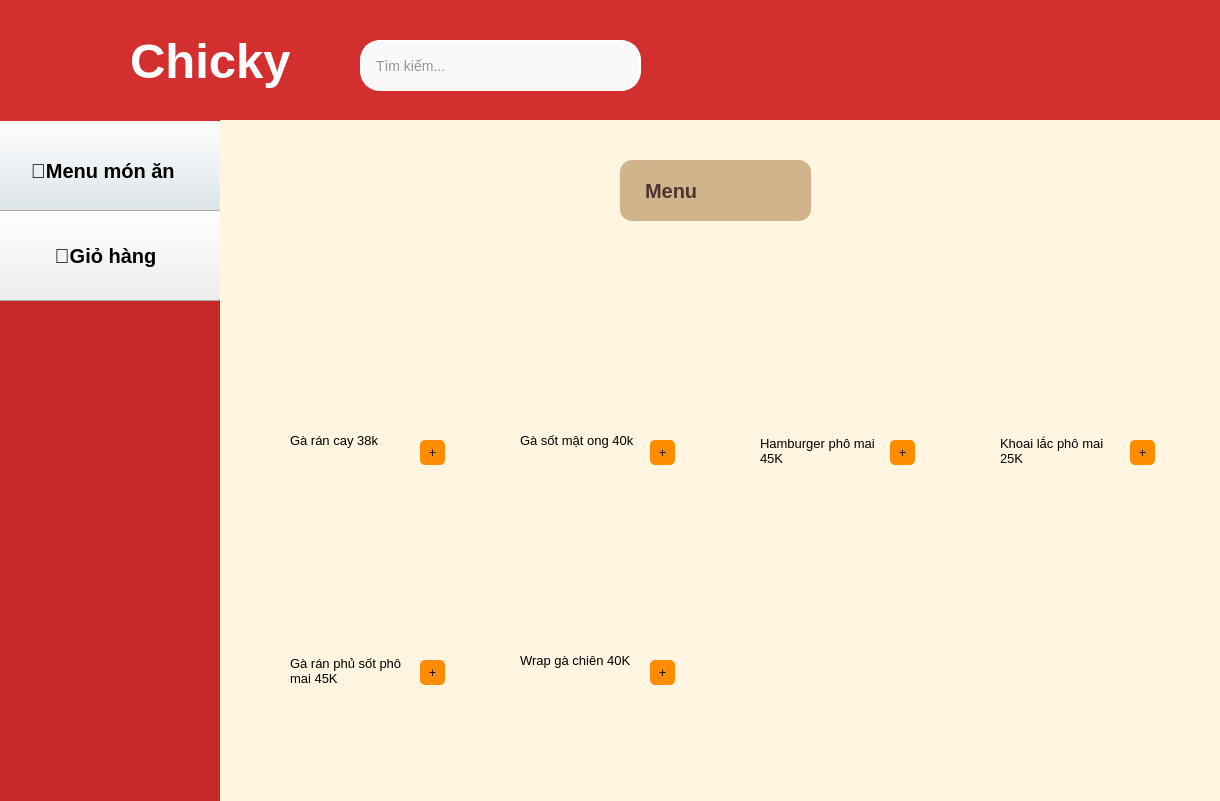
<?xml version="1.0" encoding="UTF-8"?>
<ui version="4.0">
 <class>Dialog</class>
 <widget class="QDialog" name="Dialog">
  <property name="geometry">
   <rect>
    <x>0</x>
    <y>0</y>
    <width>1220</width>
    <height>801</height>
   </rect>
  </property>
  <property name="windowTitle">
   <string>Dialog</string>
  </property>
  <widget class="QLabel" name="label_5">
   <property name="geometry">
    <rect>
     <x>0</x>
     <y>120</y>
     <width>221</width>
     <height>681</height>
    </rect>
   </property>
   <property name="font">
    <font>
     <pointsize>15</pointsize>
     <weight>75</weight>
     <bold>true</bold>
    </font>
   </property>
   <property name="styleSheet">
    <string notr="true">background-color: #C62828
</string>
   </property>
   <property name="text">
    <string/>
   </property>
  </widget>
  <widget class="QPushButton" name="mon_an">
   <property name="geometry">
    <rect>
     <x>-10</x>
     <y>120</y>
     <width>231</width>
     <height>101</height>
    </rect>
   </property>
   <property name="font">
    <font>
     <pointsize>15</pointsize>
     <weight>75</weight>
     <bold>true</bold>
    </font>
   </property>
   <property name="styleSheet">
    <string notr="true"/>
   </property>
   <property name="text">
    <string>🍰Menu món ăn </string>
   </property>
  </widget>
  <widget class="QPushButton" name="gio_hang">
   <property name="geometry">
    <rect>
     <x>-10</x>
     <y>210</y>
     <width>231</width>
     <height>91</height>
    </rect>
   </property>
   <property name="font">
    <font>
     <pointsize>15</pointsize>
     <weight>75</weight>
     <bold>true</bold>
    </font>
   </property>
   <property name="styleSheet">
    <string notr="true"/>
   </property>
   <property name="text">
    <string>🛒Giỏ hàng</string>
   </property>
  </widget>
  <widget class="QLabel" name="label_4">
   <property name="geometry">
    <rect>
     <x>30</x>
     <y>20</y>
     <width>91</width>
     <height>91</height>
    </rect>
   </property>
   <property name="styleSheet">
    <string notr="true">border-image: url(:/pic/logoss.png);</string>
   </property>
   <property name="text">
    <string/>
   </property>
  </widget>
  <widget class="QLineEdit" name="tim_kiem">
   <property name="geometry">
    <rect>
     <x>360</x>
     <y>40</y>
     <width>281</width>
     <height>51</height>
    </rect>
   </property>
   <property name="font">
    <font>
     <pointsize>-1</pointsize>
    </font>
   </property>
   <property name="styleSheet">
    <string notr="true">QLineEdit {
    border: 2px solid white;
    border-radius: 20px;
    padding: 6px 12px;
    background-color: #f9f9f9;
    font-size: 14px;
    color: #333;
}

QLineEdit:focus {
    border: 2px solid white;  /* vẫn là trắng khi focus */
}
</string>
   </property>
   <property name="text">
    <string/>
   </property>
   <property name="placeholderText">
    <string>Tìm kiếm...</string>
   </property>
  </widget>
  <widget class="QLabel" name="label_3">
   <property name="geometry">
    <rect>
     <x>130</x>
     <y>10</y>
     <width>211</width>
     <height>101</height>
    </rect>
   </property>
   <property name="font">
    <font>
     <pointsize>37</pointsize>
     <weight>75</weight>
     <bold>true</bold>
    </font>
   </property>
   <property name="styleSheet">
    <string notr="true">QLabel {
    color: white;
    background-color: transparent;  /* làm nền trong suốt nếu muốn */            /* tùy chỉnh cỡ chữ nếu cần */
    font-weight: bold;              /* chữ đậm */
}
</string>
   </property>
   <property name="text">
    <string>Chicky</string>
   </property>
  </widget>
  <widget class="QLabel" name="label_2">
   <property name="geometry">
    <rect>
     <x>0</x>
     <y>0</y>
     <width>1231</width>
     <height>121</height>
    </rect>
   </property>
   <property name="font">
    <font>
     <family>Microsoft YaHei UI</family>
     <pointsize>35</pointsize>
     <weight>75</weight>
     <bold>true</bold>
    </font>
   </property>
   <property name="styleSheet">
    <string notr="true">background-color: #D32F2F</string>
   </property>
   <property name="text">
    <string/>
   </property>
  </widget>
  <widget class="QLabel" name="label_6">
   <property name="geometry">
    <rect>
     <x>220</x>
     <y>120</y>
     <width>1001</width>
     <height>681</height>
    </rect>
   </property>
   <property name="styleSheet">
    <string notr="true">background-color: rgb(255, 245, 225);</string>
   </property>
   <property name="text">
    <string/>
   </property>
  </widget>
  <widget class="QLabel" name="label_55">
   <property name="geometry">
    <rect>
     <x>620</x>
     <y>160</y>
     <width>191</width>
     <height>61</height>
    </rect>
   </property>
   <property name="styleSheet">
    <string notr="true">QLabel {
    background-color: #d2b48c;  /* Nâu nhạt (beige) */
    color: #4e342e;              /* Nâu đậm cho chữ */
    font-size: 20px;
    font-weight: bold;
    padding: 10px 20px;
    border-radius: 12px;
    qproperty-alignment: AlignCenter;
}
</string>
   </property>
   <property name="text">
    <string>Menu</string>
   </property>
  </widget>
  <widget class="QLabel" name="label_56">
   <property name="geometry">
    <rect>
     <x>290</x>
     <y>430</y>
     <width>121</width>
     <height>21</height>
    </rect>
   </property>
   <property name="font">
    <font>
     <pointsize>10</pointsize>
    </font>
   </property>
   <property name="text">
    <string>Gà rán cay 38k</string>
   </property>
   <property name="wordWrap">
    <bool>true</bool>
   </property>
  </widget>
  <widget class="QLabel" name="label_32">
   <property name="geometry">
    <rect>
     <x>280</x>
     <y>480</y>
     <width>170</width>
     <height>170</height>
    </rect>
   </property>
   <property name="styleSheet">
    <string notr="true">border-image: url(:/pic/ga_ran_phu_sot_pho_mai.jpg);

    border-radius: 20px;  /* bạn có thể chỉnh độ bo tùy ý */


</string>
   </property>
   <property name="text">
    <string/>
   </property>
  </widget>
  <widget class="QLabel" name="label_58">
   <property name="geometry">
    <rect>
     <x>280</x>
     <y>260</y>
     <width>170</width>
     <height>170</height>
    </rect>
   </property>
   <property name="font">
    <font>
     <pointsize>14</pointsize>
    </font>
   </property>
   <property name="styleSheet">
    <string notr="true">border-image: url(:/pic/ga_ran_cay.png);

    border-radius: 20px;  /* bạn có thể chỉnh độ bo tùy ý */</string>
   </property>
   <property name="text">
    <string/>
   </property>
  </widget>
  <widget class="QPushButton" name="ga_ran_cay_38k">
   <property name="geometry">
    <rect>
     <x>420</x>
     <y>440</y>
     <width>25</width>
     <height>25</height>
    </rect>
   </property>
   <property name="styleSheet">
    <string notr="true">QPushButton {
    width: 25px;            /* Chiều rộng của button */
    height: 25px;           /* Chiều cao của button */
    border-radius: 5px;      /* Để không bo tròn góc */
    background-color: rgb(255,140,0);
    color: black;            /* Màu chữ */
}
QPushButton:hover {
    background-color: rgb(255, 170, 127);; /* Màu nền khi hover */
}
</string>
   </property>
   <property name="text">
    <string>+</string>
   </property>
  </widget>
  <widget class="QLabel" name="label_59">
   <property name="geometry">
    <rect>
     <x>290</x>
     <y>650</y>
     <width>121</width>
     <height>41</height>
    </rect>
   </property>
   <property name="font">
    <font>
     <pointsize>10</pointsize>
    </font>
   </property>
   <property name="text">
    <string>Gà rán phủ sốt phô mai 45K</string>
   </property>
   <property name="wordWrap">
    <bool>true</bool>
   </property>
  </widget>
  <widget class="QPushButton" name="ga_ran_phu_sot_pho_mai_45k">
   <property name="geometry">
    <rect>
     <x>420</x>
     <y>660</y>
     <width>25</width>
     <height>25</height>
    </rect>
   </property>
   <property name="styleSheet">
    <string notr="true">QPushButton {
    width: 25px;            /* Chiều rộng của button */
    height: 25px;           /* Chiều cao của button */
    border-radius: 5px;      /* Để không bo tròn góc */
    background-color: rgb(255,140,0);
    color: black;            /* Màu chữ */
}
QPushButton:hover {
    background-color: rgb(255, 170, 127);; /* Màu nền khi hover */
}
</string>
   </property>
   <property name="text">
    <string>+</string>
   </property>
  </widget>
  <widget class="QPushButton" name="ga_sot_mat_ong_40k">
   <property name="geometry">
    <rect>
     <x>650</x>
     <y>440</y>
     <width>25</width>
     <height>25</height>
    </rect>
   </property>
   <property name="styleSheet">
    <string notr="true">QPushButton {
    width: 25px;            /* Chiều rộng của button */
    height: 25px;           /* Chiều cao của button */
    border-radius: 5px;      /* Để không bo tròn góc */
    background-color: rgb(255,140,0);
    color: black;            /* Màu chữ */
}
QPushButton:hover {
    background-color: rgb(255, 170, 127);; /* Màu nền khi hover */
}
</string>
   </property>
   <property name="text">
    <string>+</string>
   </property>
  </widget>
  <widget class="QLabel" name="label_57">
   <property name="geometry">
    <rect>
     <x>520</x>
     <y>430</y>
     <width>121</width>
     <height>21</height>
    </rect>
   </property>
   <property name="font">
    <font>
     <pointsize>10</pointsize>
    </font>
   </property>
   <property name="text">
    <string>Gà sốt mật ong 40k</string>
   </property>
   <property name="wordWrap">
    <bool>true</bool>
   </property>
  </widget>
  <widget class="QLabel" name="label_60">
   <property name="geometry">
    <rect>
     <x>510</x>
     <y>260</y>
     <width>170</width>
     <height>170</height>
    </rect>
   </property>
   <property name="font">
    <font>
     <pointsize>14</pointsize>
    </font>
   </property>
   <property name="styleSheet">
    <string notr="true">border-image: url(:/pic/ga_sot_mat_ong.jpg);
    border-radius: 20px;  /* bạn có thể chỉnh độ bo tùy ý */</string>
   </property>
   <property name="text">
    <string/>
   </property>
  </widget>
  <widget class="QPushButton" name="warp_ga_chien_40k">
   <property name="geometry">
    <rect>
     <x>650</x>
     <y>660</y>
     <width>25</width>
     <height>25</height>
    </rect>
   </property>
   <property name="styleSheet">
    <string notr="true">QPushButton {
    width: 25px;            /* Chiều rộng của button */
    height: 25px;           /* Chiều cao của button */
    border-radius: 5px;      /* Để không bo tròn góc */
    background-color: rgb(255,140,0);
    color: black;            /* Màu chữ */
}
QPushButton:hover {
    background-color: rgb(255, 170, 127);; /* Màu nền khi hover */
}
</string>
   </property>
   <property name="text">
    <string>+</string>
   </property>
  </widget>
  <widget class="QLabel" name="label_61">
   <property name="geometry">
    <rect>
     <x>520</x>
     <y>650</y>
     <width>121</width>
     <height>21</height>
    </rect>
   </property>
   <property name="font">
    <font>
     <pointsize>10</pointsize>
    </font>
   </property>
   <property name="text">
    <string>Wrap gà chiên 40K</string>
   </property>
   <property name="wordWrap">
    <bool>true</bool>
   </property>
  </widget>
  <widget class="QLabel" name="label_33">
   <property name="geometry">
    <rect>
     <x>510</x>
     <y>480</y>
     <width>170</width>
     <height>170</height>
    </rect>
   </property>
   <property name="styleSheet">
    <string notr="true">border-image: url(:/pic/warp_ga_chien.png);

    border-radius: 20px;  /* bạn có thể chỉnh độ bo tùy ý */


</string>
   </property>
   <property name="text">
    <string/>
   </property>
  </widget>
  <widget class="QPushButton" name="hamburger_pho_mai_45k">
   <property name="geometry">
    <rect>
     <x>890</x>
     <y>440</y>
     <width>25</width>
     <height>25</height>
    </rect>
   </property>
   <property name="styleSheet">
    <string notr="true">QPushButton {
    width: 25px;            /* Chiều rộng của button */
    height: 25px;           /* Chiều cao của button */
    border-radius: 5px;      /* Để không bo tròn góc */
    background-color: rgb(255,140,0);
    color: black;            /* Màu chữ */
}
QPushButton:hover {
    background-color: rgb(255, 170, 127);; /* Màu nền khi hover */
}
</string>
   </property>
   <property name="text">
    <string>+</string>
   </property>
  </widget>
  <widget class="QLabel" name="label_62">
   <property name="geometry">
    <rect>
     <x>760</x>
     <y>430</y>
     <width>121</width>
     <height>41</height>
    </rect>
   </property>
   <property name="font">
    <font>
     <pointsize>10</pointsize>
    </font>
   </property>
   <property name="text">
    <string>Hamburger phô mai 45K</string>
   </property>
   <property name="wordWrap">
    <bool>true</bool>
   </property>
  </widget>
  <widget class="QLabel" name="label_63">
   <property name="geometry">
    <rect>
     <x>750</x>
     <y>260</y>
     <width>170</width>
     <height>170</height>
    </rect>
   </property>
   <property name="font">
    <font>
     <pointsize>14</pointsize>
    </font>
   </property>
   <property name="styleSheet">
    <string notr="true">border-image: url(:/pic/hamburger_ga_pho_mai.jpg);
    border-radius: 20px;  /* bạn có thể chỉnh độ bo tùy ý */</string>
   </property>
   <property name="text">
    <string/>
   </property>
  </widget>
  <widget class="QPushButton" name="khoai_lac_pho_mai_25k">
   <property name="geometry">
    <rect>
     <x>1130</x>
     <y>440</y>
     <width>25</width>
     <height>25</height>
    </rect>
   </property>
   <property name="styleSheet">
    <string notr="true">QPushButton {
    width: 25px;            /* Chiều rộng của button */
    height: 25px;           /* Chiều cao của button */
    border-radius: 5px;      /* Để không bo tròn góc */
    background-color: rgb(255,140,0);
    color: black;            /* Màu chữ */
}
QPushButton:hover {
    background-color: rgb(255, 170, 127);; /* Màu nền khi hover */
}
</string>
   </property>
   <property name="text">
    <string>+</string>
   </property>
  </widget>
  <widget class="QLabel" name="label_65">
   <property name="geometry">
    <rect>
     <x>1000</x>
     <y>430</y>
     <width>121</width>
     <height>41</height>
    </rect>
   </property>
   <property name="font">
    <font>
     <pointsize>10</pointsize>
    </font>
   </property>
   <property name="text">
    <string>Khoai lắc phô mai 25K</string>
   </property>
   <property name="wordWrap">
    <bool>true</bool>
   </property>
  </widget>
  <widget class="QLabel" name="label_66">
   <property name="geometry">
    <rect>
     <x>990</x>
     <y>260</y>
     <width>170</width>
     <height>170</height>
    </rect>
   </property>
   <property name="font">
    <font>
     <pointsize>14</pointsize>
    </font>
   </property>
   <property name="styleSheet">
    <string notr="true">border-image: url(:/pic/khoai_tay_lac.jpg);

    border-radius: 20px;  /* bạn có thể chỉnh độ bo tùy ý */</string>
   </property>
   <property name="text">
    <string/>
   </property>
  </widget>
  <zorder>label_5</zorder>
  <zorder>mon_an</zorder>
  <zorder>gio_hang</zorder>
  <zorder>label_2</zorder>
  <zorder>label_4</zorder>
  <zorder>label_3</zorder>
  <zorder>tim_kiem</zorder>
  <zorder>label_6</zorder>
  <zorder>label_55</zorder>
  <zorder>label_56</zorder>
  <zorder>label_32</zorder>
  <zorder>label_58</zorder>
  <zorder>ga_ran_cay_38k</zorder>
  <zorder>label_59</zorder>
  <zorder>ga_ran_phu_sot_pho_mai_45k</zorder>
  <zorder>ga_sot_mat_ong_40k</zorder>
  <zorder>label_57</zorder>
  <zorder>label_60</zorder>
  <zorder>warp_ga_chien_40k</zorder>
  <zorder>label_61</zorder>
  <zorder>label_33</zorder>
  <zorder>hamburger_pho_mai_45k</zorder>
  <zorder>label_62</zorder>
  <zorder>label_63</zorder>
  <zorder>khoai_lac_pho_mai_25k</zorder>
  <zorder>label_65</zorder>
  <zorder>label_66</zorder>
 </widget>
 <resources>
  <include location="doan.qrc"/>
 </resources>
 <connections/>
</ui>
